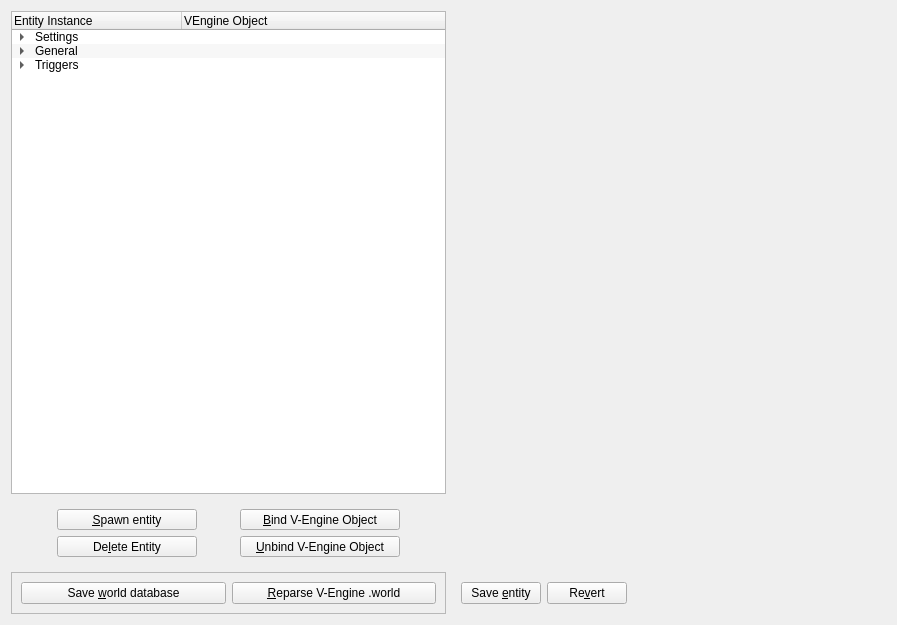
<?xml version="1.0" encoding="UTF-8"?>
<ui version="4.0">
 <class>AeonWorldEditor</class>
 <widget class="QWidget" name="AeonWorldEditor">
  <property name="geometry">
   <rect>
    <x>0</x>
    <y>0</y>
    <width>897</width>
    <height>625</height>
   </rect>
  </property>
  <property name="windowTitle">
   <string>Form</string>
  </property>
  <layout class="QGridLayout" name="gridLayout">
   <item row="0" column="0">
    <widget class="QTreeWidget" name="treeWidget">
     <property name="toolTip">
      <string>Displays entities currently placed in the world.</string>
     </property>
     <property name="whatsThis">
      <string>Displays entities currently placed in the world.</string>
     </property>
     <property name="alternatingRowColors">
      <bool>true</bool>
     </property>
     <property name="itemsExpandable">
      <bool>true</bool>
     </property>
     <property name="animated">
      <bool>false</bool>
     </property>
     <property name="expandsOnDoubleClick">
      <bool>true</bool>
     </property>
     <attribute name="headerDefaultSectionSize">
      <number>170</number>
     </attribute>
     <attribute name="headerMinimumSectionSize">
      <number>100</number>
     </attribute>
     <column>
      <property name="text">
       <string>Entity Instance</string>
      </property>
     </column>
     <column>
      <property name="text">
       <string>VEngine Object</string>
      </property>
     </column>
     <item>
      <property name="text">
       <string>Settings</string>
      </property>
      <item>
       <property name="text">
        <string>WorldSettings</string>
       </property>
      </item>
     </item>
     <item>
      <property name="text">
       <string>General</string>
      </property>
      <item>
       <property name="text">
        <string>BoxEntity</string>
       </property>
       <property name="text">
        <string>E_BOX_01</string>
       </property>
      </item>
     </item>
     <item>
      <property name="text">
       <string>Triggers</string>
      </property>
      <item>
       <property name="text">
        <string>TriggerEntity</string>
       </property>
       <property name="text">
        <string>E_TEST_01</string>
       </property>
      </item>
     </item>
    </widget>
   </item>
   <item row="1" column="0">
    <widget class="QFrame" name="frame">
     <property name="frameShape">
      <enum>QFrame::NoFrame</enum>
     </property>
     <property name="frameShadow">
      <enum>QFrame::Plain</enum>
     </property>
     <layout class="QGridLayout" name="gridLayout_2">
      <item row="0" column="0">
       <widget class="QToolButton" name="toolButtonAdd">
        <property name="minimumSize">
         <size>
          <width>140</width>
          <height>0</height>
         </size>
        </property>
        <property name="toolTip">
         <string>Spawns a new entity and adds it to the list.</string>
        </property>
        <property name="whatsThis">
         <string>Spawns a new entity and adds it to the list.</string>
        </property>
        <property name="text">
         <string>&amp;Spawn entity</string>
        </property>
        <property name="icon">
         <iconset resource="../Resources/EntityEditor_QT.qrc">
          <normaloff>:/EntityEditor/EntityAdd</normaloff>:/EntityEditor/EntityAdd</iconset>
        </property>
        <property name="toolButtonStyle">
         <enum>Qt::ToolButtonTextBesideIcon</enum>
        </property>
       </widget>
      </item>
      <item row="0" column="1">
       <widget class="QToolButton" name="toolButtonAssign">
        <property name="minimumSize">
         <size>
          <width>160</width>
          <height>0</height>
         </size>
        </property>
        <property name="toolTip">
         <string>Assigns an object placed using the V-Engine editor to the selected entity.</string>
        </property>
        <property name="statusTip">
         <string>Assigns an object placed using the V-Engine editor to the selected entity.</string>
        </property>
        <property name="text">
         <string>&amp;Bind V-Engine Object</string>
        </property>
        <property name="icon">
         <iconset resource="../Resources/EntityEditor_QT.qrc">
          <normaloff>:/EntityEditor/EntityLink</normaloff>:/EntityEditor/EntityLink</iconset>
        </property>
        <property name="toolButtonStyle">
         <enum>Qt::ToolButtonTextBesideIcon</enum>
        </property>
       </widget>
      </item>
      <item row="1" column="0">
       <widget class="QToolButton" name="toolButtonDelete">
        <property name="minimumSize">
         <size>
          <width>140</width>
          <height>0</height>
         </size>
        </property>
        <property name="toolTip">
         <string>Removes the currently selected entity.</string>
        </property>
        <property name="whatsThis">
         <string>Removes the currently selected entity.</string>
        </property>
        <property name="text">
         <string>De&amp;lete Entity</string>
        </property>
        <property name="icon">
         <iconset resource="../Resources/EntityEditor_QT.qrc">
          <normaloff>:/EntityEditor/EntityDelete</normaloff>:/EntityEditor/EntityDelete</iconset>
        </property>
        <property name="toolButtonStyle">
         <enum>Qt::ToolButtonTextBesideIcon</enum>
        </property>
       </widget>
      </item>
      <item row="1" column="1">
       <widget class="QToolButton" name="toolButtonUnassign">
        <property name="minimumSize">
         <size>
          <width>160</width>
          <height>0</height>
         </size>
        </property>
        <property name="toolTip">
         <string>Removes the link between the V-Engine object and this entity. Does not remove any actual entities or objects.</string>
        </property>
        <property name="whatsThis">
         <string>Removes the link between the V-Engine object and this entity. Does not remove any actual entities or objects.</string>
        </property>
        <property name="text">
         <string>&amp;Unbind V-Engine Object</string>
        </property>
        <property name="icon">
         <iconset resource="../Resources/EntityEditor_QT.qrc">
          <normaloff>:/EntityEditor/EntityError</normaloff>:/EntityEditor/EntityError</iconset>
        </property>
        <property name="toolButtonStyle">
         <enum>Qt::ToolButtonTextBesideIcon</enum>
        </property>
       </widget>
      </item>
     </layout>
    </widget>
   </item>
   <item row="0" column="1" rowspan="2">
    <widget class="AeonPropertyBrowser" name="propertyBrowser" native="true">
     <property name="sizePolicy">
      <sizepolicy hsizetype="Expanding" vsizetype="Expanding">
       <horstretch>0</horstretch>
       <verstretch>0</verstretch>
      </sizepolicy>
     </property>
    </widget>
   </item>
   <item row="2" column="0">
    <widget class="QFrame" name="frame_3">
     <property name="frameShape">
      <enum>QFrame::StyledPanel</enum>
     </property>
     <property name="frameShadow">
      <enum>QFrame::Raised</enum>
     </property>
     <layout class="QHBoxLayout" name="horizontalLayout_2">
      <item>
       <widget class="QPushButton" name="pushButtonSave">
        <property name="toolTip">
         <string>Saves the world database.</string>
        </property>
        <property name="whatsThis">
         <string>Saves the world database.</string>
        </property>
        <property name="text">
         <string>Save &amp;world database</string>
        </property>
        <property name="icon">
         <iconset resource="../Resources/EntityEditor_QT.qrc">
          <normaloff>:/EntityEditor/WDBSave</normaloff>:/EntityEditor/WDBSave</iconset>
        </property>
       </widget>
      </item>
      <item>
       <widget class="QPushButton" name="reparseWorldFile">
        <property name="toolTip">
         <string>Reloads the world file. Use this if you're editing the level in the V-Engine editor and want to make changes without having to restart the editor or reload the entire file.</string>
        </property>
        <property name="whatsThis">
         <string>Reloads the world file. Use this if you're editing the level in the V-Engine editor and want to make changes without having to restart the editor or reload the entire file.</string>
        </property>
        <property name="text">
         <string>&amp;Reparse V-Engine .world</string>
        </property>
        <property name="icon">
         <iconset resource="../Resources/EntityEditor_QT.qrc">
          <normaloff>:/EntityEditor/WDBRefresh</normaloff>:/EntityEditor/WDBRefresh</iconset>
        </property>
       </widget>
      </item>
     </layout>
    </widget>
   </item>
   <item row="2" column="1">
    <widget class="QFrame" name="frame_2">
     <property name="frameShape">
      <enum>QFrame::NoFrame</enum>
     </property>
     <property name="frameShadow">
      <enum>QFrame::Plain</enum>
     </property>
     <layout class="QHBoxLayout" name="horizontalLayout">
      <item>
       <widget class="QPushButton" name="buttonSaveEntity">
        <property name="toolTip">
         <string>Saves any changes made to the selected entity.</string>
        </property>
        <property name="whatsThis">
         <string>Saves any changes made to the selected entity.</string>
        </property>
        <property name="text">
         <string>Save &amp;entity</string>
        </property>
        <property name="icon">
         <iconset resource="../Resources/EntityEditor_QT.qrc">
          <normaloff>:/EntityEditor/EntityGo</normaloff>:/EntityEditor/EntityGo</iconset>
        </property>
       </widget>
      </item>
      <item>
       <widget class="QPushButton" name="buttonResetEntity">
        <property name="toolTip">
         <string>Resets any changes made to the currently selected entity.</string>
        </property>
        <property name="whatsThis">
         <string>Resets any changes made to the currently selected entity.</string>
        </property>
        <property name="text">
         <string>Re&amp;vert</string>
        </property>
        <property name="icon">
         <iconset resource="../Resources/EntityEditor_QT.qrc">
          <normaloff>:/EntityEditor/Undo</normaloff>:/EntityEditor/Undo</iconset>
        </property>
       </widget>
      </item>
      <item>
       <spacer name="horizontalSpacer">
        <property name="orientation">
         <enum>Qt::Horizontal</enum>
        </property>
        <property name="sizeHint" stdset="0">
         <size>
          <width>248</width>
          <height>20</height>
         </size>
        </property>
       </spacer>
      </item>
     </layout>
    </widget>
   </item>
  </layout>
 </widget>
 <customwidgets>
  <customwidget>
   <class>AeonPropertyBrowser</class>
   <extends>QWidget</extends>
   <header>AeonPropertyBrowser.h</header>
   <container>1</container>
  </customwidget>
 </customwidgets>
 <resources>
  <include location="../Resources/EntityEditor_QT.qrc"/>
 </resources>
 <connections/>
</ui>
